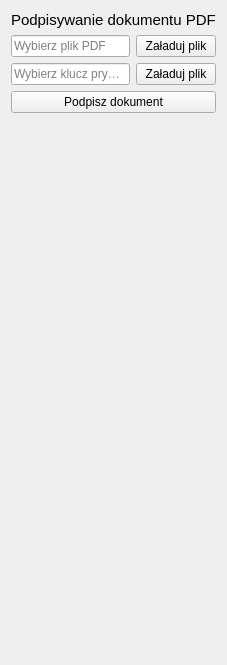
         <widget class="QWidget" name="signDocumen_page">
          <layout class="QVBoxLayout" name="verticalLayout_22">
           <item>
            <widget class="QLabel" name="label_69">
             <property name="font">
              <font>
               <pointsize>11</pointsize>
              </font>
             </property>
             <property name="text">
              <string>Podpisywanie dokumentu PDF</string>
             </property>
            </widget>
           </item>
           <item>
            <layout class="QHBoxLayout" name="horizontalLayout_18">
             <item>
              <widget class="QLineEdit" name="pdfPath_lineEdit">
               <property name="readOnly">
                <bool>true</bool>
               </property>
               <property name="placeholderText">
                <string>Wybierz plik PDF</string>
               </property>
              </widget>
             </item>
             <item>
              <widget class="QPushButton" name="loadPdf_pushButton">
               <property name="text">
                <string>Załaduj plik</string>
               </property>
              </widget>
             </item>
            </layout>
           </item>
           <item>
            <layout class="QHBoxLayout" name="horizontalLayout_19">
             <item>
              <widget class="QLineEdit" name="privateKeyPath_lineEdit">
               <property name="readOnly">
                <bool>true</bool>
               </property>
               <property name="placeholderText">
                <string>Wybierz klucz prywatny</string>
               </property>
              </widget>
             </item>
             <item>
              <widget class="QPushButton" name="loadPrivateKey_pushButton">
               <property name="text">
                <string>Załaduj plik</string>
               </property>
              </widget>
             </item>
            </layout>
           </item>
           <item>
            <widget class="QPushButton" name="signDocument_pushButton">
             <property name="text">
              <string>Podpisz dokument</string>
             </property>
            </widget>
           </item>
           <item>
            <spacer name="verticalSpacer_16">
             <property name="orientation">
              <enum>Qt::Orientation::Vertical</enum>
             </property>
             <property name="sizeHint" stdset="0">
              <size>
               <width>20</width>
               <height>541</height>
              </size>
             </property>
            </spacer>
           </item>
          </layout>
         </widget>
